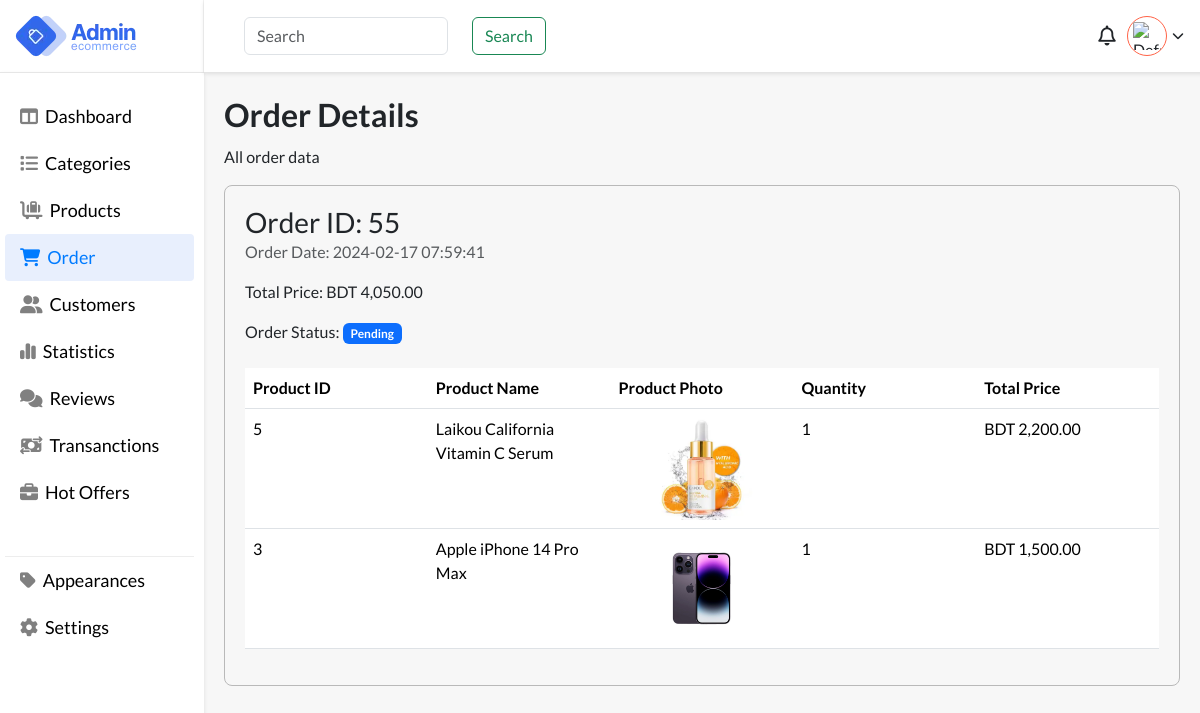
/files/customer/view_orders.php?order_id=55 (signed in), run on the app's committed database.
### tables this page shows
CREATE TABLE `order_items` (
  `id` int(11) NOT NULL,
  `order_id` int(11) DEFAULT NULL,
  `product_id` int(11) DEFAULT NULL,
  `quantity` int(11) DEFAULT NULL,
  `total_price` decimal(10,2) DEFAULT NULL
);

CREATE TABLE `products` (
  `id` int(11) NOT NULL,
  `name` varchar(255) DEFAULT NULL,
  `product_photo` blob NOT NULL,
  `description` text DEFAULT NULL,
  `price` decimal(10,2) DEFAULT NULL,
  `category_id` int(11) DEFAULT NULL,
  `stock_quantity` int(11) DEFAULT NULL,
  `currency_code` varchar(3) DEFAULT 'BDT',
  `created_at` timestamp NOT NULL DEFAULT current_timestamp(),
  `updated_at` timestamp NOT NULL DEFAULT current_timestamp() ON UPDATE current_timestamp()
);

### files/customer/view_orders.php (the view, shortened to what this page needs)
<?php
require_once "../../auth/db-connection/config.php";
?>
<!DOCTYPE html>
<html lang="en">
<head>
    <link href="https://cdn.jsdelivr.net/npm/bootstrap@5.3.2/dist/css/bootstrap.min.css" rel="stylesheet">
    <link rel="stylesheet" href="https://cdnjs.cloudflare.com/ajax/libs/font-awesome/6.5.1/css/all.min.css" />
    <link rel="stylesheet" href="../../styling/style.css">
</head>
<body style="background:#f7f7f7;">
    <main>
        <div class="app-wrapper">
            <div class="app-sidebar">
                <div class="side-header flex pr-3">
                    <div class="logo flex">
                        <img src="../images/logo.webp" alt="logo">
                    </div>
                </div>
                <div class="sidebard-nav">
                    <ul>
                        <li class="">
                            <a href="../dashboard.php">
                                <i class="fa-solid fa-table-columns"></i>
                                <span class="block">Dashboard</span>
                            </a>
                        </li>
                        <li class="">
                            <a href="../categories.php">
                                <i class="fa-solid fa-list"></i>
                                <span class="block">Categories</span>
                            </a>
                        </li>
                        <li>
                            <a href="../products.php">
                               <i class="fa-solid fa-cart-flatbed-suitcase"></i>
                                <span class="block">Products</span>
                            </a>
                        </li>
                        <li class="active">
                            <a href="../orders.php">
                                  <i class="fa-solid fa-cart-shopping"></i>
                                <span class="block">Order</span>
                            </a>
                        </li>
                        <li class="">
                            <a href="../customers.php">
                                <i class="fa-solid fa-user-group"></i>
                                <span class="block">Customers</span>
                            </a>
                        </li>
                        <li>
                            <a href="../">
                                <i class="fa-solid fa-chart-simple"></i>
                                <span class="block">Statistics</span>
                            </a>
                        </li>
                        <li>
                            <a href="../">
                                <i class="fa-solid fa-comments"></i>
                                <span class="block">Reviews</span>
                            </a>
                        </li>
                        <li>
                            <a href="../">
                                <i class="fa-solid fa-money-bill-transfer"></i>
                                <span class="block">Transanctions</span>
                            </a>
                        </li>
                        <li>
                            <a href="../">
                                <i class="fa-solid fa-briefcase"></i>
                                <span class="block">Hot Offers</span>
                            </a>
                        </li>
                         <li class="devided-nav ">
                            <a href="../appearance.php">
                                <i class="fa-solid fa-tag"></i>
                                <span class="block">Appearances</span>
                            </a>
                        </li>
                         <li>
                            <a href="../settings.php">
                                <i class="fa-solid fa-gear"></i>
                                <span class="block">Settings</span>
                            </a>
                        </li>
                    </ul>
                </div>
            </div>
            <div class="header-body">
                <div class="user flex-end">
                    <div class="search">
                        <form class="d-flex gap-3" role="search">
                            <input class="form-control me-2" type="search" placeholder="Search" aria-label="Search">
                            <button class="btn btn-outline-success" type="submit">Search</button>
                        </form>
                    </div>
                    <div class="account">
                        <div class="notifications">
                            <i class="fa-regular fa-bell"></i>
                        </div>
                        <div class="wrap-u" onclick="toggleUserOptions()">
                            <div class="user-pro flex">
                                <?php if (isset($_SESSION["profile_photo"])) : ?>
                                    <img src="../../auth/backend-assets/<?php echo $_SESSION["profile_photo"]; ?>" alt="Profile Photo">
                                <?php else : ?>
                                    <img src="default_profile_photo.jpg" alt="Default Profile Photo">
                                <?php endif; ?>
                            </div>
                            <i class="fa-solid fa-chevron-down"></i>
                        </div>
                    </div>
                </div>
                <div class="h-container">
                    <div class="main">
                        <h1 class="page-heading">Order Details</h1>
                        <p>All order data</p>
                        <?php
                        if (isset($_GET['order_id'])) {
                            $orderId = $_GET['order_id'];
                        }
                        $sql = "SELECT orders.id, orders.order_date, orders.total_price, products.currency_code, orders.order_status_id
                                FROM orders
                                JOIN order_items ON orders.id = order_items.order_id
                                JOIN products ON order_items.product_id = products.id
                                WHERE orders.id = ?";
                        $stmt = $connection->prepare($sql);
                        $stmt->execute([$orderId]);
                        $order = $stmt->fetch(PDO::FETCH_ASSOC);
                        function getOrderStatusName($statusId)
                        {
                            switch ($statusId) {
                                case 1:
                                    return 'Pending';
                            }
                        }
                        if ($stmt->rowCount() > 0) {
                            echo '<div class="card-box mb-4">
                                    <div class="card-header">
                                        <h1 class="h3 mb-0">Order ID: ' . $order['id'] . '</h1>
                                        <p class="text-muted">Order Date: ' . $order['order_date'] . '</p>
                                    </div>
                                    <div class="card-body">
                                        <p class="card-text">Total Price: ' . (isset($order['currency_code']) ? $order['currency_code'] : 'N/A') . ' ' . number_format($order['total_price'], 2) . '</p>
                                        <p class="card-text">Order Status: <span class="badge bg-primary">' . getOrderStatusName($order['order_status_id']) . '</span></p>';
                            $orderItemsStmt = $connection->prepare("SELECT order_items.*, products.name AS product_name, products.product_photo
                                        FROM order_items
                                        JOIN products ON order_items.product_id = products.id
                                        WHERE order_id = ?");
                            $orderItemsStmt->execute([$order['id']]);
                            $orderItems = $orderItemsStmt->fetchAll(PDO::FETCH_ASSOC);
                            if ($orderItemsStmt->rowCount() > 0) {
                                echo '<table class="table view_order mt-4">
                                            <thead>
                                                <tr>
                                                    <th>Product ID</th>
                                                    <th>Product Name</th>
                                                    <th>Product Photo</th>
                                                    <th>Quantity</th>
                                                    <th>Total Price</th>
                                                </tr>
                                            </thead>
                                            <tbody>';
                                foreach ($orderItems as $item) {
                                    echo '<tr>
                                            <td>' . $item['product_id'] . '</td>
                                            <td>' . $item['product_name'] . '</td>
                                            <td class="order-product-img"><img src="../../auth/assets/products/' . $item['product_photo'] . '" alt="' . $item['product_name'] . '" class="img-fluid"></td>
                                            <td>' . $item['quantity'] . '</td>
                                            <td>' . (isset($order['currency_code']) ? $order['currency_code'] : 'N/A') . ' ' . number_format($item['total_price'], 2) . '</td>
                                        </tr>';
                                }
                                echo '</tbody></table>';
                            }
                            echo '</div>
                                </div>';
                        } else {
                            echo '<div class="container mt-4">
                                    <div class="alert alert-warning" role="alert">No details found for the selected order.</div>
                                </div>';
                        }
                        ?>
                    </div>
                </div>
            </div>
        </div>
    </main>
</body>
</html>

### styling/style.css (style rules this page uses)
body { font-family: "Lato", sans-serif !important; }
.flex { display: flex; justify-content: space-between; align-items: center; }
.flex-end { display: flex; justify-content: flex-end; align-items: center; }
.block { display: block; }
.h-container { padding: 40px; transition: all 0.4s ease-in-out; margin-top: 72px; }
.page-heading { font-size: 42px; font-weight: 600; line-height: 45px; }
.app-wrapper { display: flex; justify-content: space-between; min-height: 100vh; }
.app-sidebar { width: 15%; position: fixed; left: 0; height: 100vh; }
.side-header { background: #fff; box-shadow: 0 2px 4px #0000001a; height: 72px; padding: 0 10px 0 15px; padding-right: 10px; border-right: 1px solid #cccccc42; }
.sidebard-nav { background: #fff; box-shadow: 0 2px 4px #0000001a; padding: 0 10px 40px 15px; height: 100%; border-top: 1px solid #cecece82; }
.sidebard-nav ul { padding: 0; margin-top: 20px; list-style: none; }
.sidebard-nav ul li { width: 100%; padding: 15px 0; padding-left: 10px; transition: all 0.4s ease-in-out; }
.sidebard-nav ul li.active, .sidebard-nav ul li:hover { background-color: #e8effd; border-radius: 4px; }
.sidebard-nav ul li a { text-decoration: none !important; }
.sidebard-nav ul li a i { color: gray; }
.sidebard-nav ul li:hover a i, .sidebard-nav ul li:hover a, .sidebard-nav ul .active a, .sidebard-nav ul .active a i { color: #007bff !important; }
.sidebard-nav ul li.active a, .sidebard-nav ul li.active a i { color: #007bff !important; }
.sidebard-nav ul li a { font-size: 20px; font-weight: 500; display: flex; align-items: center; gap: 10px; color: black; }
.devided-nav { margin-top: 40px; border-top: 1px solid #d3d3d369; }
.header-body { width: calc(100% - 15%); margin-left: 15%; }
.logo { width: 200px; height: 72px; }
.user { gap: 20px; padding-right: 40px; padding-left: 40px; background: #fff; box-shadow: 0 2px 4px #0000001a; display: flex; justify-content: space-between; align-items: center; height: 72px; position: fixed; width: calc(100% - 15%); z-index: 12; }
.user-pro { width: 50px; height: 50px; border-radius: 100%; background: #fff; padding: 5px; border: 1px solid tomato; overflow: hidden; cursor: pointer; }
.user-pro img { width: 100%; height: 100%; object-fit: contain; }
.wrap-u { display: flex; align-items: center; gap: 5px; cursor: pointer; }
.notifications i { font-size: 24px; cursor: pointer; }
.notifications { width: 40px; height: 40px; display: flex; justify-content: center; align-items: center; }
.account { width: 20%; display: flex; align-items: center; justify-content: end; position: relative; }
@media screen and (min-width: 1024px) and (max-width: 1280px) { .sidebard-nav { padding: 0 10px 40px 5px; } }
@media screen and (min-width: 1024px) and (max-width: 1280px) { .app-sidebar { width: 17%; } }
@media screen and (min-width: 1024px) and (max-width: 1280px) { .header-body { width: calc(100% - 17%); margin-left: 17%; } }
@media screen and (min-width: 1024px) and (max-width: 1280px) { .h-container { padding: 20px; } }
@media screen and (max-width: 1444px) { .sidebard-nav ul li a { font-size: 18px; gap: 7px; } }
@media screen and (max-width: 1444px) { .sidebard-nav ul li { padding: 10px 0; padding-left: 15px; } }
@media screen and (max-width: 1444px) { .user-pro { width: 40px; height: 40px; } }
@media screen and (max-width: 1444px) { .wrap-u i { font-size: 12px; } }
@media screen and (max-width: 1444px) { .notifications i { font-size: 20px; } }
@media screen and (max-width: 1444px) { .page-heading { font-size: 32px; } }
input { flex-grow: 1; margin-right: 10px; }
.card-box { border: 1px solid #b9b9b9; border-radius: 8px; padding: 20px; }
.order-product-img { width: 120px; height: 120px; }
.order-product-img img { width: 100%; height: 100%; object-fit: contain; }
.table.view_order thead th { width: 20%; }

### data on the page
order_items: product "5", product.name "Laikou California Vitamin C Serum", product.product_photo (picture), quantity "1", currency_code "BDT", total_price "2,200.00"
order_items: product "3", product.name "Apple iPhone 14 Pro Max", product.product_photo (picture), quantity "1", currency_code "BDT", total_price "1,500.00"

### other printed values
$order['id'] "55"
$order['order_date'] "2024-02-17 07:59:41"
$order['currency_code'] "BDT"
$order['total_price'] "4,050.00"
getOrderStatusName($order['order_status_id']) "Pending"
